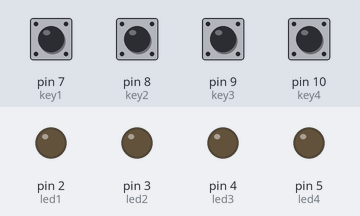
This sketch was run on a simulated Arduino Uno, built with avr-gcc and run on an emulated ATmega328P. Shown: output pins drawn as LEDs (lit = HIGH). Inputs (shaded band) come from the test bench; at power-on: pin 7 (key1), pin 8 (key2), pin 9 (key3), pin 10 (key4) LOW.

Above: at 1.2 s.
1.3 s: pin 7 (key1) pulled HIGH for 0.15 s
At 1.37 s:
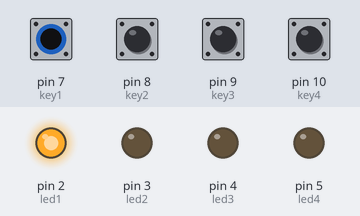
2.9 s: pin 8 (key2) pulled HIGH for 0.15 s
At 2.97 s:
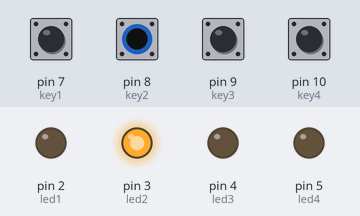
4.5 s: pin 9 (key3) pulled HIGH for 0.15 s
At 4.57 s:
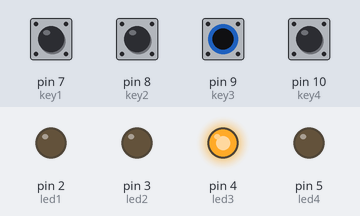
6.1 s: pin 10 (key4) pulled HIGH for 0.15 s
At 6.17 s:
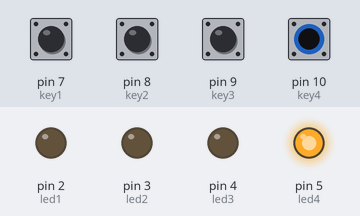
7.7 s: pin 7 (key1) driven HIGH and pin 8 (key2) driven HIGH
At 8.4 s:
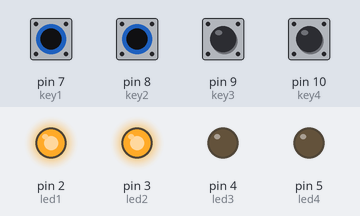
9.2 s: pin 9 (key3) pulled HIGH for 1 s
At 9.5 s:
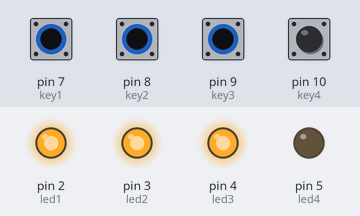
Timing chart, 0 to 12.2 s (numbered marks = the images above; inputs shaded):
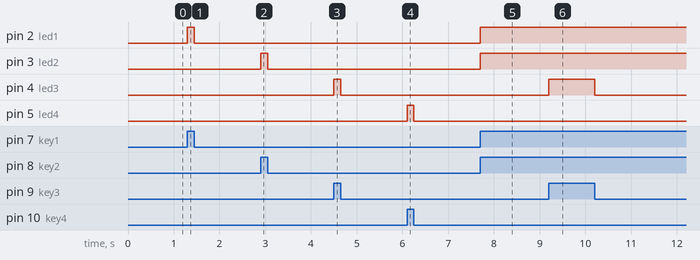

Measured:
- after the input at 1.3 s, pin 2 (led1): LOW → HIGH at once, → LOW 0.15 s later
- after the input at 2.9 s, pin 3 (led2): LOW → HIGH at once, → LOW 0.15 s later
- after the input at 4.5 s, pin 4 (led3): LOW → HIGH at once, → LOW 0.15 s later
- after the input at 6.1 s, pin 5 (led4): LOW → HIGH at once, → LOW 0.15 s later
- after the input at 7.7 s, pin 2 (led1), pin 3 (led2): LOW → HIGH at once
- after the input at 9.2 s, pin 4 (led3): LOW → HIGH at once, → LOW 1.0 s later

The sketch:

EXP2.ino
```cpp
int led1 = 2;
int led2 = 3;
int led3 = 4;
int led4 = 5;

int key1 = 7;
int key2 = 8;
int key3 = 9;
int key4 = 10;

void setup()

{
       pinMode(led1, OUTPUT);
       pinMode(led2, OUTPUT);
       pinMode(led3, OUTPUT);
       pinMode(led4, OUTPUT);
       pinMode(key1, INPUT);
       pinMode(key2, INPUT);
       pinMode(key3, INPUT);
       pinMode(key4, INPUT);


}


void loop()

{

 if(digitalRead(key1)==1)
 {
   digitalWrite(led1, HIGH);
 }
 else
 {
   digitalWrite(led1, LOW);
 }

 if(digitalRead(key2)==1)
 {
   digitalWrite(led2, HIGH);
 }
 else
 {
   digitalWrite(led2, LOW);
 }
if(digitalRead(key3)==1)
 {
   digitalWrite(led3, HIGH);
 }
 else
 {
   digitalWrite(led3, LOW);
 }

 if(digitalRead(key4)==1)
 {
   digitalWrite(led4, HIGH);
 }
 else
 {
   digitalWrite(led4, LOW);
 }
}
```
